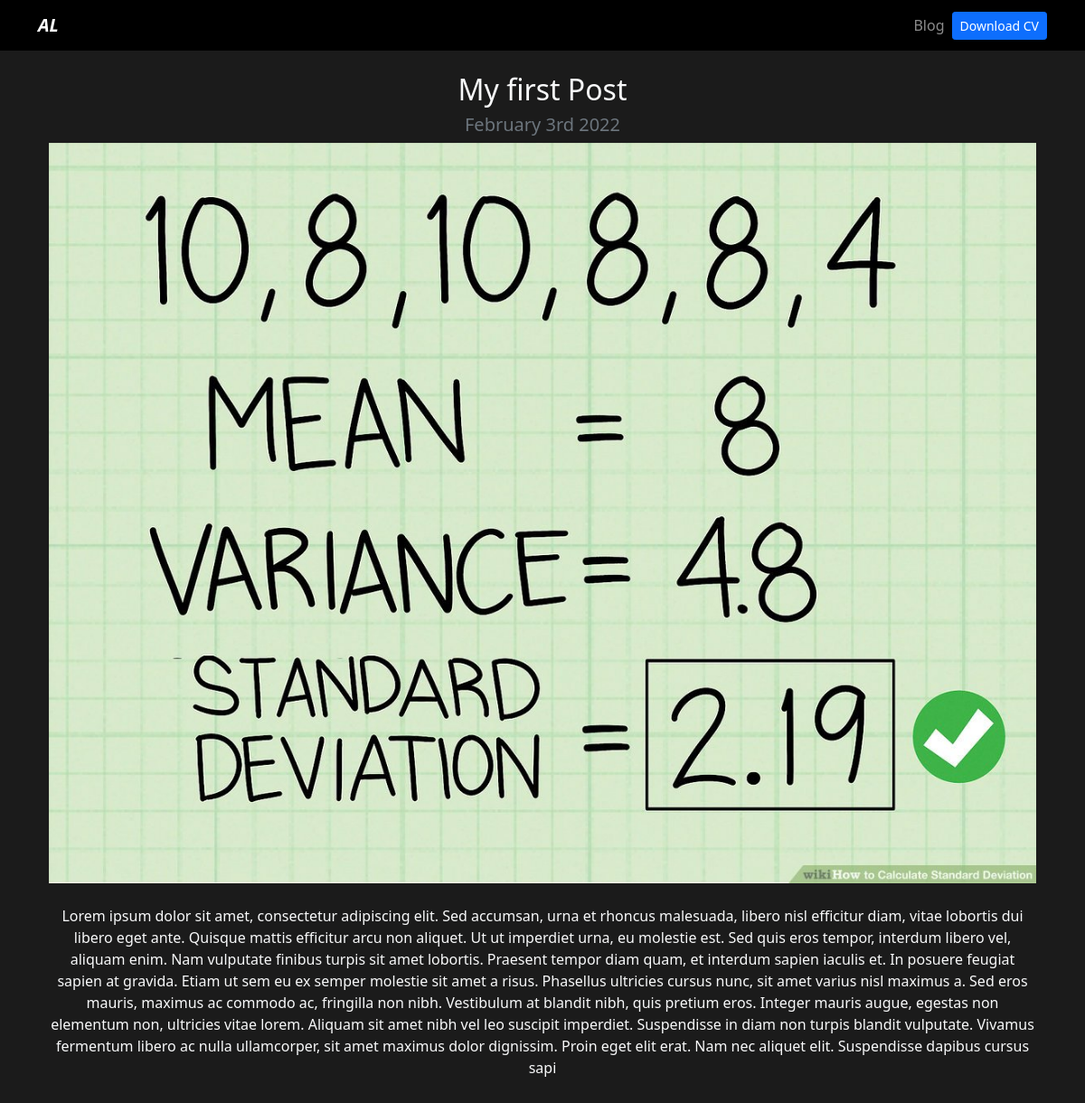
The page /blog/1 on the database its author committed.
### blog/models.py (models this page shows)
class Post(models.Model):
    title = models.CharField(max_length=100)
    describe_option = models.TextField()
    image = models.ImageField(upload_to='blog/images')
    date = models.DateField(datetime.date.today)

### blog/views.py (the view)
# urls.py: path('<int:post_id>', post_detail, name='post_detail')
def post_detail(request, post_id):
    post = get_object_or_404(Post, pk=post_id)
    return render(request, 'post_detail.html', {'post': post})

### blog/templates/post_detail.html
{% extends 'layout.html'%}
{% block content%}
    <div class="text-center">
        <h2>{{post.title}}</h2>
        <h3 class="my-2 h5 text-muted">{{post.date|date:'F jS Y'}}</h3>
        <img src="{{post.image.url}}" alt="{{post.title}}" class="img-fluid">
        <div class="my-4">
            <p>{{post.describe_option|safe}}</p>
        </div>
    </div>
{% endblock %}

### portfolio/static/main.css (style rules this page uses)
body { background: #1b1b1b; }

### rows shown on the page
Post: title "My first Post", date "February 3rd 2022", image (picture), describe_option "Lorem ipsum dolor sit amet, consectetur adipiscing elit. Sed accumsan, urna et rhoncus malesuada, libero nisl efficitur diam, vitae lobortis dui libero eget ante. Quisque mattis efficitur arcu non aliquet. Ut ut imperdiet urna, eu molestie est. Sed quis eros tempor, interdum libero vel, aliquam enim. Nam vulputate finibus turpis sit amet lobortis. Praesent tempor diam quam, et interdum sapien iaculis et. In posuere feugiat sapien at gravida. Etiam ut sem eu ex semper molestie sit amet a risus. Phasellus ultricies cursus nunc, sit amet varius nisl maximus a. Sed eros mauris, maximus ac commodo ac, fringilla non nibh. Vestibulum at blandit nibh, quis pretium eros. Integer mauris augue,…"
